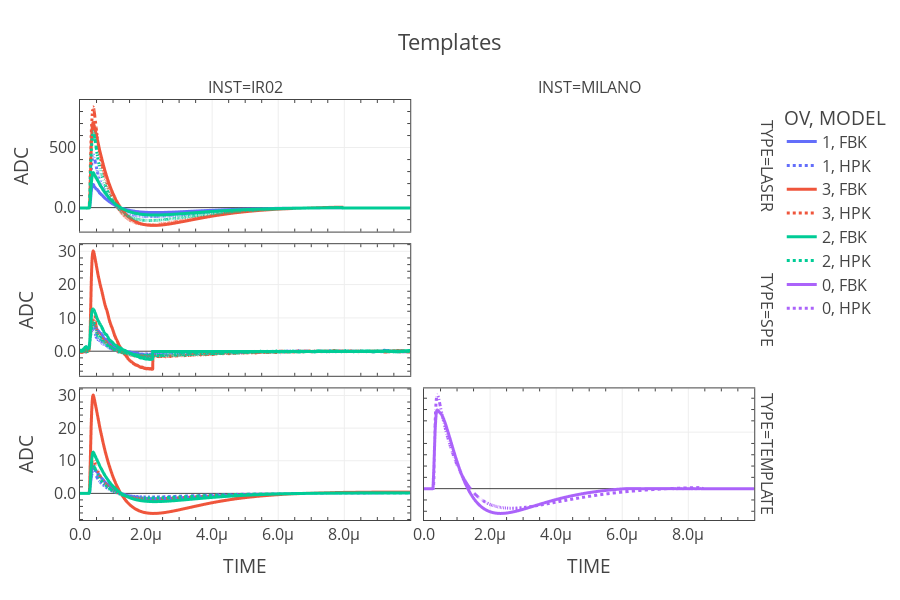

The code cell stored with this chart in its notebook:
### Markdown cell above
### 3. Plot the WVFs.

### Code cell
# Combine all templates into a single plot.
fig = px.line(df.explode(["ADC","TIME"]),
                x="TIME",
                y="ADC",
                color="OV",
                line_dash="MODEL",
                facet_col="INST",
                facet_row="TYPE",
                title="Templates")

fig = format_coustom_plotly(fig,figsize=(None,600))
fig.update_yaxes(matches=None)
fig.show()

### Figure 1 — Plotly figure (JSON) as saved in the notebook; plotly's stock layout.template omitted (floating-point values rounded to 4 significant figures; data arrays with more than 128 entries replaced by an {"elided": "..."} marker saying what was removed)
{"data": [{"hovertemplate": "OV=1<br>MODEL=FBK<br>TYPE=LASER<br>INST=IR02<br>TIME=%{x}<br>ADC=%{y}<extra></extra>", "legendgroup": "1, FBK", "line": {"color": "#636efa", "dash": "solid"}, "marker": {"symbol": "circle"}, "mode": "lines", "name": "1, FBK", "showlegend": true, "type": "scattergl", "x": {"elided": "2500 float values"}, "xaxis": "x5", "y": {"elided": "2500 float values"}, "yaxis": "y5"}, {"hovertemplate": "OV=1<br>MODEL=FBK<br>TYPE=SPE<br>INST=IR02<br>TIME=%{x}<br>ADC=%{y}<extra></extra>", "legendgroup": "1, FBK", "line": {"color": "#636efa", "dash": "solid"}, "marker": {"symbol": "circle"}, "mode": "lines", "name": "1, FBK", "showlegend": false, "type": "scattergl", "x": {"elided": "2500 float values"}, "xaxis": "x3", "y": {"elided": "2500 float values"}, "yaxis": "y3"}, {"hovertemplate": "OV=1<br>MODEL=FBK<br>TYPE=TEMPLATE<br>INST=IR02<br>TIME=%{x}<br>ADC=%{y}<extra></extra>", "legendgroup": "1, FBK", "line": {"color": "#636efa", "dash": "solid"}, "marker": {"symbol": "circle"}, "mode": "lines", "name": "1, FBK", "showlegend": false, "type": "scattergl", "x": {"elided": "2500 float values"}, "xaxis": "x", "y": {"elided": "2500 float values"}, "yaxis": "y"}, {"hovertemplate": "OV=1<br>MODEL=HPK<br>TYPE=LASER<br>INST=IR02<br>TIME=%{x}<br>ADC=%{y}<extra></extra>", "legendgroup": "1, HPK", "line": {"color": "#636efa", "dash": "dot"}, "marker": {"symbol": "circle"}, "mode": "lines", "name": "1, HPK", "showlegend": true, "type": "scattergl", "x": {"elided": "2500 float values"}, "xaxis": "x5", "y": {"elided": "2500 float values"}, "yaxis": "y5"}, {"hovertemplate": "OV=1<br>MODEL=HPK<br>TYPE=SPE<br>INST=IR02<br>TIME=%{x}<br>ADC=%{y}<extra></extra>", "legendgroup": "1, HPK", "line": {"color": "#636efa", "dash": "dot"}, "marker": {"symbol": "circle"}, "mode": "lines", "name": "1, HPK", "showlegend": false, "type": "scattergl", "x": {"elided": "2500 float values"}, "xaxis": "x3", "y": {"elided": "2500 float values"}, "yaxis": "y3"}, {"hovertemplate": "OV=1<br>MODEL=HPK<br>TYPE=TEMPLATE<br>INST=IR02<br>TIME=%{x}<br>ADC=%{y}<extra></extra>", "legendgroup": "1, HPK", "line": {"color": "#636efa", "dash": "dot"}, "marker": {"symbol": "circle"}, "mode": "lines", "name": "1, HPK", "showlegend": false, "type": "scattergl", "x": {"elided": "2500 float values"}, "xaxis": "x", "y": {"elided": "2500 float values"}, "yaxis": "y"}, {"hovertemplate": "OV=3<br>MODEL=FBK<br>TYPE=LASER<br>INST=IR02<br>TIME=%{x}<br>ADC=%{y}<extra></extra>", "legendgroup": "3, FBK", "line": {"color": "#EF553B", "dash": "solid"}, "marker": {"symbol": "circle"}, "mode": "lines", "name": "3, FBK", "showlegend": true, "type": "scattergl", "x": {"elided": "2500 float values"}, "xaxis": "x5", "y": {"elided": "2500 float values"}, "yaxis": "y5"}, {"hovertemplate": "OV=3<br>MODEL=FBK<br>TYPE=SPE<br>INST=IR02<br>TIME=%{x}<br>ADC=%{y}<extra></extra>", "legendgroup": "3, FBK", "line": {"color": "#EF553B", "dash": "solid"}, "marker": {"symbol": "circle"}, "mode": "lines", "name": "3, FBK", "showlegend": false, "type": "scattergl", "x": {"elided": "2500 float values"}, "xaxis": "x3", "y": {"elided": "2500 float values"}, "yaxis": "y3"}, {"hovertemplate": "OV=3<br>MODEL=FBK<br>TYPE=TEMPLATE<br>INST=IR02<br>TIME=%{x}<br>ADC=%{y}<extra></extra>", "legendgroup": "3, FBK", "line": {"color": "#EF553B", "dash": "solid"}, "marker": {"symbol": "circle"}, "mode": "lines", "name": "3, FBK", "showlegend": false, "type": "scattergl", "x": {"elided": "2500 float values"}, "xaxis": "x", "y": {"elided": "2500 float values"}, "yaxis": "y"}, {"hovertemplate": "OV=3<br>MODEL=HPK<br>TYPE=LASER<br>INST=IR02<br>TIME=%{x}<br>ADC=%{y}<extra></extra>", "legendgroup": "3, HPK", "line": {"color": "#EF553B", "dash": "dot"}, "marker": {"symbol": "circle"}, "mode": "lines", "name": "3, HPK", "showlegend": true, "type": "scattergl", "x": {"elided": "2500 float values"}, "xaxis": "x5", "y": {"elided": "2500 float values"}, "yaxis": "y5"}, {"hovertemplate": "OV=3<br>MODEL=HPK<br>TYPE=SPE<br>INST=IR02<br>TIME=%{x}<br>ADC=%{y}<extra></extra>", "legendgroup": "3, HPK", "line": {"color": "#EF553B", "dash": "dot"}, "marker": {"symbol": "circle"}, "mode": "lines", "name": "3, HPK", "showlegend": false, "type": "scattergl", "x": {"elided": "2500 float values"}, "xaxis": "x3", "y": {"elided": "2500 float values"}, "yaxis": "y3"}, {"hovertemplate": "OV=3<br>MODEL=HPK<br>TYPE=TEMPLATE<br>INST=IR02<br>TIME=%{x}<br>ADC=%{y}<extra></extra>", "legendgroup": "3, HPK", "line": {"color": "#EF553B", "dash": "dot"}, "marker": {"symbol": "circle"}, "mode": "lines", "name": "3, HPK", "showlegend": false, "type": "scattergl", "x": {"elided": "2500 float values"}, "xaxis": "x", "y": {"elided": "2500 float values"}, "yaxis": "y"}, {"hovertemplate": "OV=2<br>MODEL=FBK<br>TYPE=LASER<br>INST=IR02<br>TIME=%{x}<br>ADC=%{y}<extra></extra>", "legendgroup": "2, FBK", "line": {"color": "#00cc96", "dash": "solid"}, "marker": {"symbol": "circle"}, "mode": "lines", "name": "2, FBK", "showlegend": true, "type": "scattergl", "x": {"elided": "2500 float values"}, "xaxis": "x5", "y": {"elided": "2500 float values"}, "yaxis": "y5"}, {"hovertemplate": "OV=2<br>MODEL=FBK<br>TYPE=SPE<br>INST=IR02<br>TIME=%{x}<br>ADC=%{y}<extra></extra>", "legendgroup": "2, FBK", "line": {"color": "#00cc96", "dash": "solid"}, "marker": {"symbol": "circle"}, "mode": "lines", "name": "2, FBK", "showlegend": false, "type": "scattergl", "x": {"elided": "2500 float values"}, "xaxis": "x3", "y": {"elided": "2500 float values"}, "yaxis": "y3"}, {"hovertemplate": "OV=2<br>MODEL=FBK<br>TYPE=TEMPLATE<br>INST=IR02<br>TIME=%{x}<br>ADC=%{y}<extra></extra>", "legendgroup": "2, FBK", "line": {"color": "#00cc96", "dash": "solid"}, "marker": {"symbol": "circle"}, "mode": "lines", "name": "2, FBK", "showlegend": false, "type": "scattergl", "x": {"elided": "2500 float values"}, "xaxis": "x", "y": {"elided": "2500 float values"}, "yaxis": "y"}, {"hovertemplate": "OV=2<br>MODEL=HPK<br>TYPE=LASER<br>INST=IR02<br>TIME=%{x}<br>ADC=%{y}<extra></extra>", "legendgroup": "2, HPK", "line": {"color": "#00cc96", "dash": "dot"}, "marker": {"symbol": "circle"}, "mode": "lines", "name": "2, HPK", "showlegend": true, "type": "scattergl", "x": {"elided": "2500 float values"}, "xaxis": "x5", "y": {"elided": "2500 float values"}, "yaxis": "y5"}, {"hovertemplate": "OV=2<br>MODEL=HPK<br>TYPE=SPE<br>INST=IR02<br>TIME=%{x}<br>ADC=%{y}<extra></extra>", "legendgroup": "2, HPK", "line": {"color": "#00cc96", "dash": "dot"}, "marker": {"symbol": "circle"}, "mode": "lines", "name": "2, HPK", "showlegend": false, "type": "scattergl", "x": {"elided": "2500 float values"}, "xaxis": "x3", "y": {"elided": "2500 float values"}, "yaxis": "y3"}, {"hovertemplate": "OV=2<br>MODEL=HPK<br>TYPE=TEMPLATE<br>INST=IR02<br>TIME=%{x}<br>ADC=%{y}<extra></extra>", "legendgroup": "2, HPK", "line": {"color": "#00cc96", "dash": "dot"}, "marker": {"symbol": "circle"}, "mode": "lines", "name": "2, HPK", "showlegend": false, "type": "scattergl", "x": {"elided": "2500 float values"}, "xaxis": "x", "y": {"elided": "2500 float values"}, "yaxis": "y"}, {"hovertemplate": "OV=0<br>MODEL=FBK<br>TYPE=TEMPLATE<br>INST=MILANO<br>TIME=%{x}<br>ADC=%{y}<extra></extra>", "legendgroup": "0, FBK", "line": {"color": "#ab63fa", "dash": "solid"}, "marker": {"symbol": "circle"}, "mode": "lines", "name": "0, FBK", "showlegend": true, "type": "scattergl", "x": {"elided": "2500 float values"}, "xaxis": "x2", "y": {"elided": "2500 float values"}, "yaxis": "y2"}, {"hovertemplate": "OV=0<br>MODEL=HPK<br>TYPE=TEMPLATE<br>INST=MILANO<br>TIME=%{x}<br>ADC=%{y}<extra></extra>", "legendgroup": "0, HPK", "line": {"color": "#ab63fa", "dash": "dot"}, "marker": {"symbol": "circle"}, "mode": "lines", "name": "0, HPK", "showlegend": true, "type": "scattergl", "x": {"elided": "2500 float values"}, "xaxis": "x2", "y": {"elided": "2500 float values"}, "yaxis": "y2"}], "layout": {"annotations": [{"font": {}, "showarrow": false, "text": "INST=IR02", "x": 0.24, "xanchor": "center", "xref": "paper", "y": 1.0, "yanchor": "bottom", "yref": "paper"}, {"font": {}, "showarrow": false, "text": "INST=MILANO", "x": 0.74, "xanchor": "center", "xref": "paper", "y": 1.0, "yanchor": "bottom", "yref": "paper"}, {"font": {}, "showarrow": false, "text": "TYPE=TEMPLATE", "textangle": 90, "x": 0.98, "xanchor": "left", "xref": "paper", "y": 0.1567, "yanchor": "middle", "yref": "paper"}, {"font": {}, "showarrow": false, "text": "TYPE=SPE", "textangle": 90, "x": 0.98, "xanchor": "left", "xref": "paper", "y": 0.5, "yanchor": "middle", "yref": "paper"}, {"font": {}, "showarrow": false, "text": "TYPE=LASER", "textangle": 90, "x": 0.98, "xanchor": "left", "xref": "paper", "y": 0.8433, "yanchor": "middle", "yref": "paper"}], "font": {"size": 16}, "height": 600, "legend": {"title": {"text": "OV, MODEL"}, "tracegroupgap": 0}, "title": {"text": "Templates"}, "xaxis": {"anchor": "y", "domain": [0, 0.48], "minor": {"ticks": "inside"}, "mirror": "ticks", "showgrid": true, "showline": true, "tickformat": ",.2s", "tickmode": "auto", "title": {"text": "TIME"}}, "xaxis2": {"anchor": "y2", "domain": [0.5, 0.98], "matches": "x", "minor": {"ticks": "inside"}, "mirror": "ticks", "showgrid": true, "showline": true, "tickformat": ",.2s", "tickmode": "auto", "title": {"text": "TIME"}}, "xaxis3": {"anchor": "y3", "domain": [0, 0.48], "matches": "x", "minor": {"ticks": "inside"}, "mirror": "ticks", "showgrid": true, "showline": true, "showticklabels": false, "tickformat": ",.2s", "tickmode": "auto"}, "xaxis4": {"anchor": "y4", "domain": [0.5, 0.98], "matches": "x", "minor": {"ticks": "inside"}, "mirror": "ticks", "showgrid": true, "showline": true, "showticklabels": false, "tickformat": ",.2s", "tickmode": "auto"}, "xaxis5": {"anchor": "y5", "domain": [0, 0.48], "matches": "x", "minor": {"ticks": "inside"}, "mirror": "ticks", "showgrid": true, "showline": true, "showticklabels": false, "tickformat": ",.2s", "tickmode": "auto"}, "xaxis6": {"anchor": "y6", "domain": [0.5, 0.98], "matches": "x", "minor": {"ticks": "inside"}, "mirror": "ticks", "showgrid": true, "showline": true, "showticklabels": false, "tickformat": ",.2s", "tickmode": "auto"}, "yaxis": {"anchor": "x", "domain": [0, 0.3133], "minor": {"ticks": "inside"}, "mirror": "ticks", "showgrid": true, "showline": true, "tickformat": ",.2s", "tickmode": "auto", "title": {"text": "ADC"}}, "yaxis2": {"anchor": "x2", "domain": [0, 0.3133], "minor": {"ticks": "inside"}, "mirror": "ticks", "showgrid": true, "showline": true, "showticklabels": false, "tickformat": ",.2s", "tickmode": "auto"}, "yaxis3": {"anchor": "x3", "domain": [0.3433, 0.6567], "minor": {"ticks": "inside"}, "mirror": "ticks", "showgrid": true, "showline": true, "tickformat": ",.2s", "tickmode": "auto", "title": {"text": "ADC"}}, "yaxis4": {"anchor": "x4", "domain": [0.3433, 0.6567], "minor": {"ticks": "inside"}, "mirror": "ticks", "showgrid": true, "showline": true, "showticklabels": false, "tickformat": ",.2s", "tickmode": "auto"}, "yaxis5": {"anchor": "x5", "domain": [0.6867, 1.0], "minor": {"ticks": "inside"}, "mirror": "ticks", "showgrid": true, "showline": true, "tickformat": ",.2s", "tickmode": "auto", "title": {"text": "ADC"}}, "yaxis6": {"anchor": "x6", "domain": [0.6867, 1.0], "minor": {"ticks": "inside"}, "mirror": "ticks", "showgrid": true, "showline": true, "showticklabels": false, "tickformat": ",.2s", "tickmode": "auto"}}}
